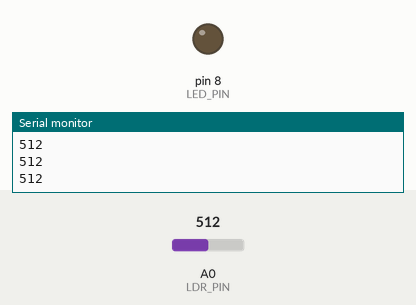
Bench run of a sketch on a simulated Arduino Uno, built with avr-gcc and run on an emulated ATmega328P. Shown: output pins drawn as LEDs (lit = HIGH), the last lines printed to the serial monitor. The test bench sets the inputs (shaded band); at power-on: A0 (LDR_PIN) = 512.

Above: at 1.2 s.
1.3 s: A0 (LDR_PIN) set to 490
At 2.1 s:
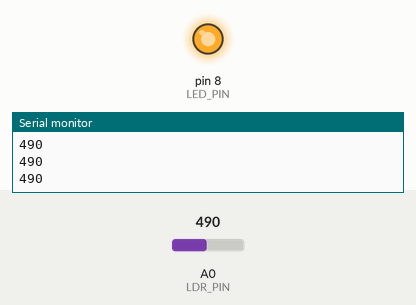
2.9 s: A0 (LDR_PIN) set to 510
At 3.4 s:
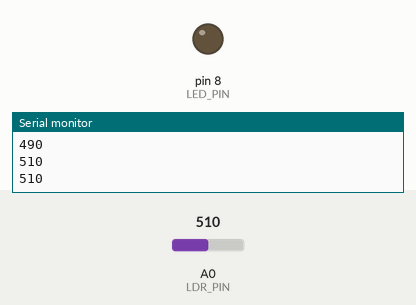
4.5 s: A0 (LDR_PIN) set to 306
At 6.0 s:
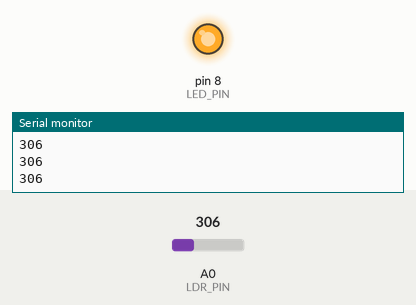
Timing chart, 0 to 7.5 s (numbered marks = the images above; inputs shaded):
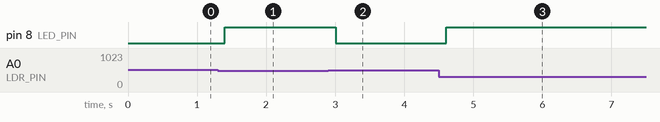

Measured:
- the behaviour switches between 500 and 499 on A0 (LDR_PIN) (found by bisection; images 0 and 1)
- after the input at 1.3 s, pin 8 (LED_PIN): LOW → HIGH after 0.10 s
- after the input at 2.9 s, pin 8 (LED_PIN): HIGH → LOW after 0.10 s
- after the input at 4.5 s, pin 8 (LED_PIN): LOW → HIGH after 0.11 s

The sketch:

project2_smart_light_ldr.ino
```cpp
const int LDR_PIN = A0;
const int LED_PIN = 8;
const int THRESHOLD = 500;

void setup() {
  pinMode(LED_PIN, OUTPUT);
  Serial.begin(9600);
}

void loop() {
  int lightValue = analogRead(LDR_PIN);
  Serial.println(lightValue);

  if (lightValue < THRESHOLD) {
    digitalWrite(LED_PIN, HIGH);
  } else {
    digitalWrite(LED_PIN, LOW);
  }

  delay(200);
}
```
